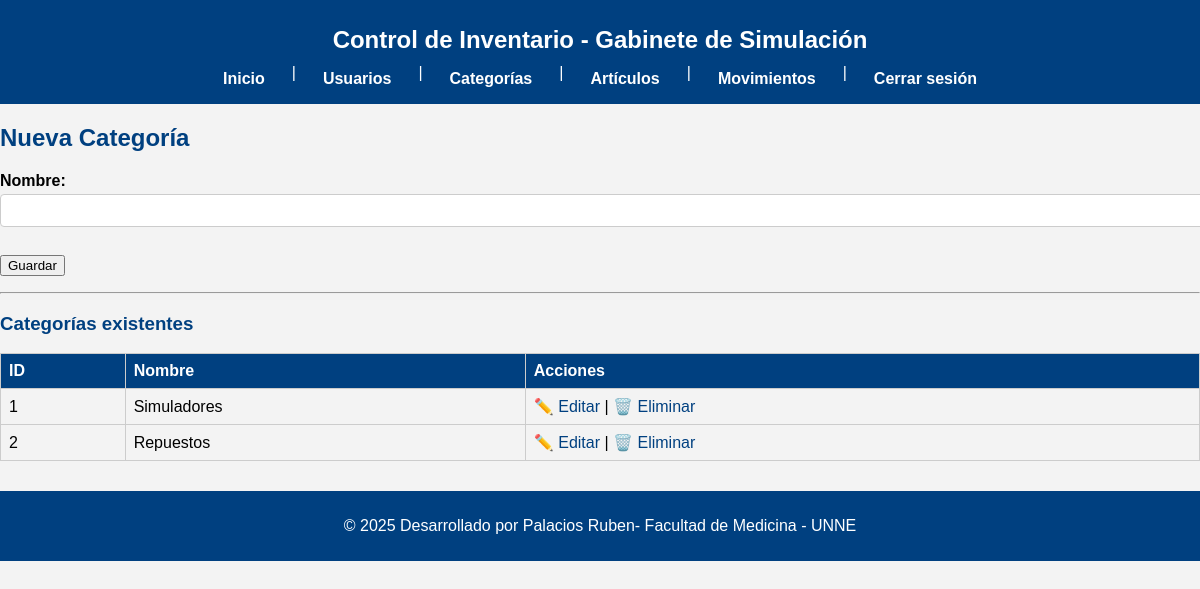
The page /categorias/nueva.php (signed in) on the database its author committed.
### tables this page shows
CREATE TABLE `categorias` (
  `id` int NOT NULL,
  `nombre` varchar(100) NOT NULL
);

### categorias/nueva.php (the view, shortened to what this page needs)
<?php
require_once '../database.php';
require_once '../header.php';
$categoria_a_editar = null;
$stmt = $pdo->query("SELECT * FROM categorias ORDER BY id ASC");
$categorias = $stmt->fetchAll();
?>
<h2><?= $categoria_a_editar ? 'Editar' : 'Nueva' ?> Categoría</h2>
<form method="post">
    <label>Nombre:
        <input type="text" name="nombre" value="<?= htmlspecialchars($categoria_a_editar['nombre'] ?? '') ?>" required>
    </label><br>
    <button type="submit"><?= $categoria_a_editar ? 'Actualizar' : 'Guardar' ?></button>
</form>
<hr>
<h3>Categorías existentes</h3>
<table border="1" cellpadding="5" cellspacing="0">
    <tr>
        <th>ID</th>
        <th>Nombre</th>
        <th>Acciones</th>
    </tr>
    <?php foreach ($categorias as $cat): ?>
        <tr>
            <td><?= $cat['id'] ?></td>
            <td><?= htmlspecialchars($cat['nombre']) ?></td>
            <td>
                <a href="?modo=editar&id=<?= $cat['id'] ?>">✏️ Editar</a>
                |
                <a href="?modo=eliminar&id=<?= $cat['id'] ?>" onclick="return confirm('¿Seguro que deseas eliminar esta categoría?');">🗑️ Eliminar</a>
            </td>
        </tr>
    <?php endforeach; ?>
</table>
<?php include '../footer.php'; ?>

### css/styles.css (style rules this page uses)
body { font-family: Arial, sans-serif; background-color: #f3f3f3; margin: 0; padding: 0; }
h1, h2, h3 { color: #004080; }
table { width: 100%; border-collapse: collapse; margin-top: 15px; }
table th, table td { border: 1px solid #ccc; padding: 8px; text-align: left; }
table th { background-color: #004080; color: white; }
a { color: #004080; text-decoration: none; }
form label { display: block; margin-top: 10px; font-weight: bold; }
form input, form select { width: 100%; padding: 8px; margin-top: 4px; margin-bottom: 10px; border: 1px solid #ccc; border-radius: 4px; }

### rows shown on the page
categorias: id "1", nombre "Simuladores"
categorias: id "2", nombre "Repuestos"
